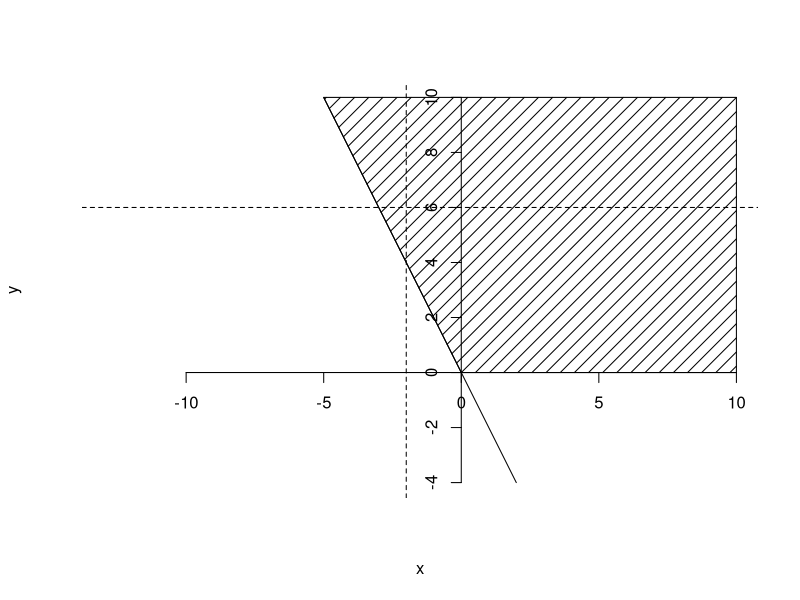

Write the R code that produced this figure.
## ---- chunk 1

plot(function(x){-2*x}, from=-5, to=2, axes=FALSE, asp=1,ylab="y")
axis(1, pos=0, xlab="x");abline(v =-2, lty = 2)
axis(2, pos=0, ylab="y");abline(h =6, lty = 2)
polygon(x=c(-5,0,10,10,-5), y=c(10,0,0,10,10), density=10, angle=45)

# polygon(x=c(-1:1, rev(-1:1 )), y=c(rep(0, 2), rep(4,6)), density=10, angle=45)

# x1 <- min(which(dens$x >= q75))  
# x2 <- max(which(dens$x <  q95))
# with(dens, polygon(x=c(x[c(x1,x1:x2,x2)]), y= c(0, y[x1:x2], 0), col="gray"))

# dd <- with(dens,data.frame(x,y))

library(ggplot2)
# qplot(x,y,data=dd,geom="line")+  geom_ribbon(data=subset(dd,x>q75 & x<q95),aes(ymax=y),ymin=0,fill="red",colour=NA,alpha=0.5)
# qplot(x=-5:5,y, fun=function(x){-2*x}, stat="function", geom="line", xlab="x", ylab="y")

#ggplot(data.frame(x=c(-5, 1)), aes(x=x)) + stat_function(fun=function(x){-2*x}, geom="line",linetype="dashed") + xlab("x") + ylab("y")+
#  geom_vline(xintercept = 0)+geom_hline(yintercept = 0)+
#  coord_fixed(ratio = 1, xlim =c(-5, 2),ylim =c(-1, 8))+
#  scale_x_continuous(breaks = c(-5,-4,-2,-1,0,1)) +
# scale_y_continuous(breaks = c(-1, 0, 1, 2, 4, 6, 8, 10))

